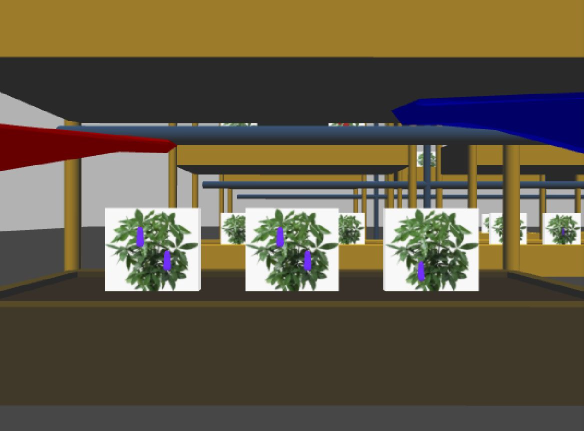
#> input picture static object detection/fruit_detection_V1/given_img.jpeg, 1168 x 861 px, found by its file name (shown at 1/2 size)
$ python hsv_trackbar_for_masking.py
#> lines starting #> are read from the running program, lines starting #| are printed output that depends on the picture; after the words box and inside, x2 and y2 are one past the last pixel; in counts of white or black regions, pixels touching at a corner belong together
import cv2 as cv
import numpy as np

def nothing(x):
    pass

cv.namedWindow('BARS')
cv.resizeWindow('BARS',500,500)

cv.createTrackbar('H1','BARS',0,180,nothing)
#> slider 'H1' is set to 60
cv.createTrackbar('S1','BARS',0,255,nothing)
#> slider 'S1' is set to 85
cv.createTrackbar('V1','BARS',0,255,nothing)
#> slider 'V1' is set to 85
cv.createTrackbar('H2','BARS',0,180,nothing)
#> slider 'H2' is set to 180
cv.createTrackbar('S2','BARS',0,255,nothing)
#> slider 'S2' is set to 255
cv.createTrackbar('V2','BARS',0,255,nothing)
#> slider 'V2' is set to 255
cv.createTrackbar('dil_iter','BARS',0,100,nothing)
#> slider 'dil_iter' is set to 33
cv.createTrackbar('ero_iter','BARS',0,100,nothing)
#> slider 'ero_iter' is set to 33

img = cv.imread(r"D:\workspace\python programs\openCV\application\fruit detection\given_img.jpeg")
#> img is the input picture: shape (861, 1168, 3); mean B, G, R 68.6, 88, 97

while True:

    roi = img.copy()
    hsv = cv.cvtColor(roi,cv.COLOR_BGR2HSV)
#> hsv: shape (861, 1168, 3); mean H, S, V 30.3, 88.6, 103.2
    H1 = cv.getTrackbarPos('H1','BARS')
    S1 = cv.getTrackbarPos('S1','BARS')
    V1 = cv.getTrackbarPos('V1','BARS')
    H2 = cv.getTrackbarPos('H2','BARS')
    S2 = cv.getTrackbarPos('S2','BARS')
    V2 = cv.getTrackbarPos('V2','BARS')
    i = cv.getTrackbarPos('dil_iter','BARS')
    j = cv.getTrackbarPos('ero_iter','BARS')

    lower = np.array([H1,S1,V1])
    upper = np.array([H2,S2,V2])

    mask = cv.inRange(hsv,lower,upper)
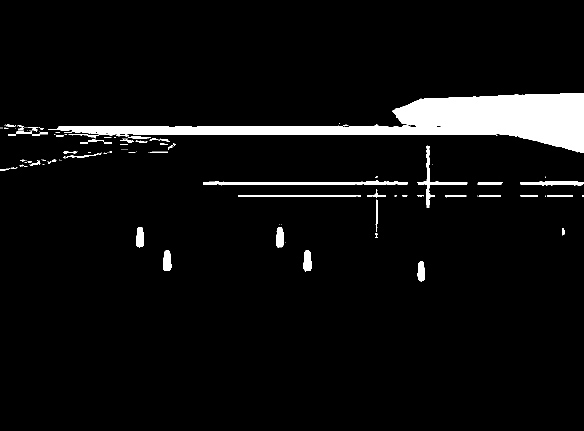
#> mask: shape (861, 1168) (shown at 1/2 size); 5.2% white; 137 white regions (86 under 20 px), largest, box (x1, y1, x2, y2) and area: (96, 186, 1168, 306) 41286, (406, 360, 816, 370) 2129, (835, 291, 935, 415) 1182
    mask = cv.dilate(mask,(3,3), iterations = i)
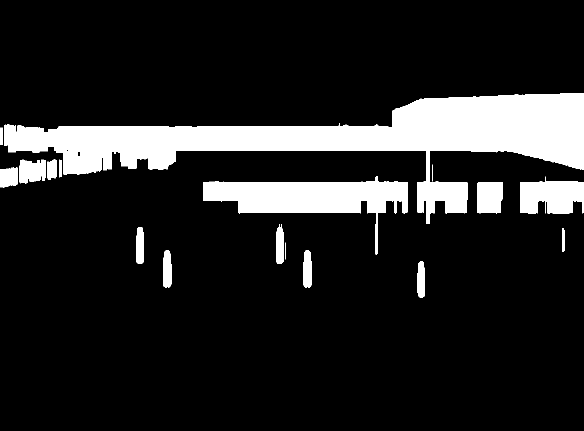
#> mask: shape (861, 1168) (shown at 1/2 size); 13.8% white; 25 white regions, largest, box (x1, y1, x2, y2) and area: (8, 186, 1168, 448) 95287, (406, 352, 816, 509) 23194, (1041, 353, 1168, 427) 7241
    mask = cv.erode(mask, (3,3), iterations = j)
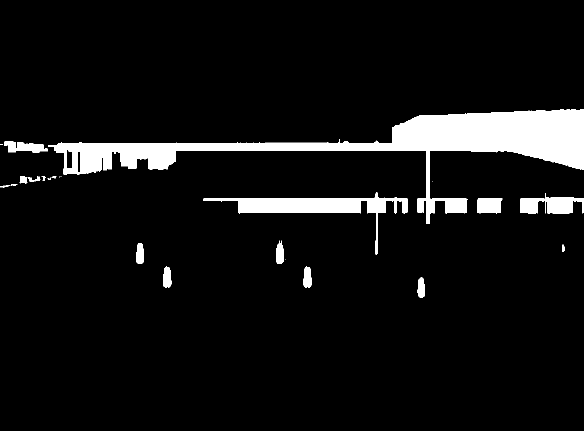
#> mask: shape (861, 1168) (shown at 1/2 size); 7% white; 29 white regions (11 under 20 px), largest, box (x1, y1, x2, y2) and area: (96, 219, 1168, 448) 51976, (406, 385, 816, 509) 9598, (1041, 386, 1168, 427) 3050
    result = cv.bitwise_and(roi,roi,mask = mask)
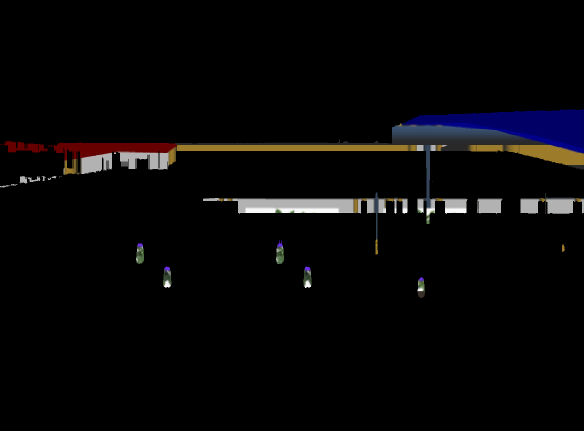
#> result: shape (861, 1168, 3) (shown at 1/2 size); mean B, G, R 7, 6.1, 7

    cv.imshow('res',result)

    if cv.waitKey(10) & 0xFF == ord('d'):
#> (key Esc is pressed here)
        break

cv.destroyAllWindows()
